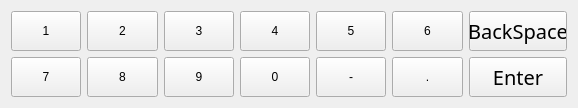
<?xml version="1.0" encoding="UTF-8"?>
<ui version="4.0">
 <class>MyInputPanelForm</class>
 <widget class="QWidget" name="MyInputPanelForm">
  <property name="windowModality">
   <enum>Qt::NonModal</enum>
  </property>
  <property name="geometry">
   <rect>
    <x>0</x>
    <y>0</y>
    <width>578</width>
    <height>104</height>
   </rect>
  </property>
  <property name="windowTitle">
   <string>Input Panel</string>
  </property>
  <property name="styleSheet">
   <string notr="true">border-color: rgb(85, 170, 127);
font: 15pt &quot;楷体&quot;;</string>
  </property>
  <property name="inputMethodHints">
   <set>Qt::ImhNone</set>
  </property>
  <layout class="QGridLayout" name="gridLayout">
   <item row="0" column="0">
    <widget class="QPushButton" name="panelButton_1">
     <property name="sizePolicy">
      <sizepolicy hsizetype="Minimum" vsizetype="Minimum">
       <horstretch>0</horstretch>
       <verstretch>0</verstretch>
      </sizepolicy>
     </property>
     <property name="minimumSize">
      <size>
       <width>45</width>
       <height>40</height>
      </size>
     </property>
     <property name="focusPolicy">
      <enum>Qt::NoFocus</enum>
     </property>
     <property name="text">
      <string>1</string>
     </property>
     <property name="buttonValue" stdset="0">
      <char>
       <unicode>49</unicode>
      </char>
     </property>
    </widget>
   </item>
   <item row="0" column="1">
    <widget class="QPushButton" name="panelButton_2">
     <property name="sizePolicy">
      <sizepolicy hsizetype="Minimum" vsizetype="Minimum">
       <horstretch>0</horstretch>
       <verstretch>0</verstretch>
      </sizepolicy>
     </property>
     <property name="minimumSize">
      <size>
       <width>45</width>
       <height>40</height>
      </size>
     </property>
     <property name="focusPolicy">
      <enum>Qt::NoFocus</enum>
     </property>
     <property name="text">
      <string>2</string>
     </property>
     <property name="buttonValue" stdset="0">
      <char>
       <unicode>50</unicode>
      </char>
     </property>
    </widget>
   </item>
   <item row="0" column="2">
    <widget class="QPushButton" name="panelButton_3">
     <property name="sizePolicy">
      <sizepolicy hsizetype="Minimum" vsizetype="Minimum">
       <horstretch>0</horstretch>
       <verstretch>0</verstretch>
      </sizepolicy>
     </property>
     <property name="minimumSize">
      <size>
       <width>45</width>
       <height>40</height>
      </size>
     </property>
     <property name="focusPolicy">
      <enum>Qt::NoFocus</enum>
     </property>
     <property name="text">
      <string>3</string>
     </property>
     <property name="buttonValue" stdset="0">
      <char>
       <unicode>51</unicode>
      </char>
     </property>
    </widget>
   </item>
   <item row="0" column="3">
    <widget class="QPushButton" name="panelButton_4">
     <property name="sizePolicy">
      <sizepolicy hsizetype="Minimum" vsizetype="Minimum">
       <horstretch>0</horstretch>
       <verstretch>0</verstretch>
      </sizepolicy>
     </property>
     <property name="minimumSize">
      <size>
       <width>45</width>
       <height>40</height>
      </size>
     </property>
     <property name="focusPolicy">
      <enum>Qt::NoFocus</enum>
     </property>
     <property name="text">
      <string>4</string>
     </property>
     <property name="buttonValue" stdset="0">
      <char>
       <unicode>52</unicode>
      </char>
     </property>
    </widget>
   </item>
   <item row="0" column="4">
    <widget class="QPushButton" name="panelButton_5">
     <property name="sizePolicy">
      <sizepolicy hsizetype="Minimum" vsizetype="Minimum">
       <horstretch>0</horstretch>
       <verstretch>0</verstretch>
      </sizepolicy>
     </property>
     <property name="minimumSize">
      <size>
       <width>45</width>
       <height>40</height>
      </size>
     </property>
     <property name="focusPolicy">
      <enum>Qt::NoFocus</enum>
     </property>
     <property name="text">
      <string>5</string>
     </property>
     <property name="buttonValue" stdset="0">
      <char>
       <unicode>53</unicode>
      </char>
     </property>
    </widget>
   </item>
   <item row="0" column="5">
    <widget class="QPushButton" name="panelButton_6">
     <property name="sizePolicy">
      <sizepolicy hsizetype="Minimum" vsizetype="Minimum">
       <horstretch>0</horstretch>
       <verstretch>0</verstretch>
      </sizepolicy>
     </property>
     <property name="minimumSize">
      <size>
       <width>45</width>
       <height>40</height>
      </size>
     </property>
     <property name="focusPolicy">
      <enum>Qt::NoFocus</enum>
     </property>
     <property name="text">
      <string>6</string>
     </property>
     <property name="buttonValue" stdset="0">
      <char>
       <unicode>54</unicode>
      </char>
     </property>
    </widget>
   </item>
   <item row="0" column="6">
    <widget class="QPushButton" name="closeButton_2">
     <property name="minimumSize">
      <size>
       <width>75</width>
       <height>40</height>
      </size>
     </property>
     <property name="font">
      <font>
       <family>楷体</family>
       <pointsize>15</pointsize>
       <weight>50</weight>
       <italic>false</italic>
       <bold>false</bold>
      </font>
     </property>
     <property name="focusPolicy">
      <enum>Qt::NoFocus</enum>
     </property>
     <property name="text">
      <string>BackSpace</string>
     </property>
    </widget>
   </item>
   <item row="1" column="0">
    <widget class="QPushButton" name="panelButton_7">
     <property name="sizePolicy">
      <sizepolicy hsizetype="Minimum" vsizetype="Minimum">
       <horstretch>0</horstretch>
       <verstretch>0</verstretch>
      </sizepolicy>
     </property>
     <property name="minimumSize">
      <size>
       <width>45</width>
       <height>40</height>
      </size>
     </property>
     <property name="focusPolicy">
      <enum>Qt::NoFocus</enum>
     </property>
     <property name="text">
      <string>7</string>
     </property>
     <property name="buttonValue" stdset="0">
      <char>
       <unicode>55</unicode>
      </char>
     </property>
    </widget>
   </item>
   <item row="1" column="1">
    <widget class="QPushButton" name="panelButton_8">
     <property name="sizePolicy">
      <sizepolicy hsizetype="Minimum" vsizetype="Minimum">
       <horstretch>0</horstretch>
       <verstretch>0</verstretch>
      </sizepolicy>
     </property>
     <property name="minimumSize">
      <size>
       <width>45</width>
       <height>40</height>
      </size>
     </property>
     <property name="focusPolicy">
      <enum>Qt::NoFocus</enum>
     </property>
     <property name="text">
      <string>8</string>
     </property>
     <property name="buttonValue" stdset="0">
      <char>
       <unicode>56</unicode>
      </char>
     </property>
    </widget>
   </item>
   <item row="1" column="2">
    <widget class="QPushButton" name="panelButton_9">
     <property name="sizePolicy">
      <sizepolicy hsizetype="Minimum" vsizetype="Minimum">
       <horstretch>0</horstretch>
       <verstretch>0</verstretch>
      </sizepolicy>
     </property>
     <property name="minimumSize">
      <size>
       <width>45</width>
       <height>40</height>
      </size>
     </property>
     <property name="focusPolicy">
      <enum>Qt::NoFocus</enum>
     </property>
     <property name="text">
      <string>9</string>
     </property>
     <property name="buttonValue" stdset="0">
      <char>
       <unicode>57</unicode>
      </char>
     </property>
    </widget>
   </item>
   <item row="1" column="3">
    <widget class="QPushButton" name="panelButton_0">
     <property name="sizePolicy">
      <sizepolicy hsizetype="Minimum" vsizetype="Minimum">
       <horstretch>0</horstretch>
       <verstretch>0</verstretch>
      </sizepolicy>
     </property>
     <property name="minimumSize">
      <size>
       <width>45</width>
       <height>40</height>
      </size>
     </property>
     <property name="focusPolicy">
      <enum>Qt::NoFocus</enum>
     </property>
     <property name="text">
      <string>0</string>
     </property>
     <property name="buttonValue" stdset="0">
      <char>
       <unicode>48</unicode>
      </char>
     </property>
    </widget>
   </item>
   <item row="1" column="4">
    <widget class="QPushButton" name="panelButton_star">
     <property name="sizePolicy">
      <sizepolicy hsizetype="Minimum" vsizetype="Minimum">
       <horstretch>0</horstretch>
       <verstretch>0</verstretch>
      </sizepolicy>
     </property>
     <property name="minimumSize">
      <size>
       <width>45</width>
       <height>40</height>
      </size>
     </property>
     <property name="focusPolicy">
      <enum>Qt::NoFocus</enum>
     </property>
     <property name="text">
      <string>-</string>
     </property>
     <property name="buttonValue" stdset="0">
      <char>
       <unicode>45</unicode>
      </char>
     </property>
    </widget>
   </item>
   <item row="1" column="5">
    <widget class="QPushButton" name="panelButton_hash">
     <property name="sizePolicy">
      <sizepolicy hsizetype="Minimum" vsizetype="Minimum">
       <horstretch>0</horstretch>
       <verstretch>0</verstretch>
      </sizepolicy>
     </property>
     <property name="minimumSize">
      <size>
       <width>45</width>
       <height>40</height>
      </size>
     </property>
     <property name="focusPolicy">
      <enum>Qt::NoFocus</enum>
     </property>
     <property name="text">
      <string>.</string>
     </property>
     <property name="buttonValue" stdset="0">
      <char>
       <unicode>46</unicode>
      </char>
     </property>
    </widget>
   </item>
   <item row="1" column="6">
    <widget class="QPushButton" name="closeButton">
     <property name="minimumSize">
      <size>
       <width>75</width>
       <height>40</height>
      </size>
     </property>
     <property name="font">
      <font>
       <family>楷体</family>
       <pointsize>15</pointsize>
       <weight>50</weight>
       <italic>false</italic>
       <bold>false</bold>
      </font>
     </property>
     <property name="focusPolicy">
      <enum>Qt::NoFocus</enum>
     </property>
     <property name="text">
      <string>Enter</string>
     </property>
    </widget>
   </item>
  </layout>
 </widget>
 <resources/>
 <connections/>
</ui>
